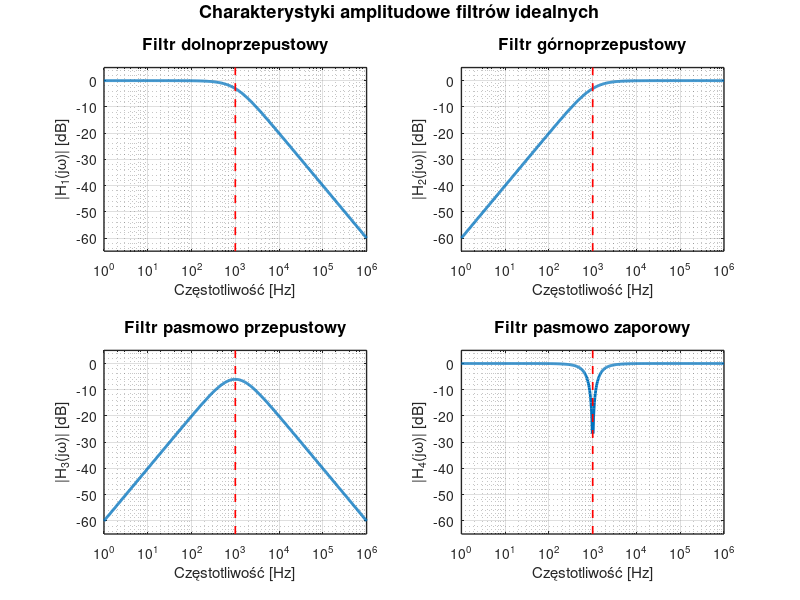

The MATLAB script that drew this image:
clear
clc
close all

LinToDB=@(x)(20*log10(abs(x)));
f=10.^[0:0.01:6];
ybounds=[-65 5];
fg=1e3;

## wykresy 4 filtrow
H1ideal=@(x)(fg./(j*x+fg));
H2ideal=@(x)(j*x./(j*x+fg));
H3ideal=@(x)(j*x*fg./(j*x+fg).^2);
H4ideal=@(x)((j*x).^2+fg^2)./((j*x).^2+(fg/1).*j.*x+fg^2);

## ---------- RYSOWANIE ----------

% kolory w formacie RGB
c1 = [0.00 0.45 0.74];
c2 = [0.85 0.33 0.10];
c3 = [0.47 0.67 0.19];
c4 = [0.49 0.18 0.56];
cr = [0.80 0.00 0.00];

figure();
set(gcf,'position',[100 100 900 600]);  % większe okno

% --- H1 ---
subplot(2,2,1)
h1 = semilogx(f, LinToDB(H1ideal(f)), 'linewidth', 2);
hold on
semilogx([fg fg], ybounds, 'r--', 'linewidth', 1.2);
grid on
grid minor
ylim(ybounds)
xlim([min(f) max(f)])
xlabel('Częstotliwość [Hz]', 'fontsize', 11)
ylabel('|H_1(j\omega)| [dB]', 'fontsize', 11)
title('Filtr dolnoprzepustowy', 'fontsize', 12)
set(gca,'fontsize',10,'linewidth',1)  % grubsze osie i większe cyfry

% --- H2 ---
subplot(2,2,2)
h2 = semilogx(f, LinToDB(H2ideal(f)), 'linewidth', 2);
hold on
semilogx([fg fg], ybounds, 'r--', 'linewidth', 1.2);
grid on
grid minor
ylim(ybounds)
xlim([min(f) max(f)])
xlabel('Częstotliwość [Hz]', 'fontsize', 11)
ylabel('|H_2(j\omega)| [dB]', 'fontsize', 11)
title('Filtr górnoprzepustowy', 'fontsize', 12)
set(gca,'fontsize',10,'linewidth',1)

% --- H3 ---
subplot(2,2,3)
h3 = semilogx(f, LinToDB(H3ideal(f)), 'linewidth', 2);
hold on
semilogx([fg fg], ybounds, 'r--', 'linewidth', 1.2);
grid on
grid minor
ylim(ybounds)
xlim([min(f) max(f)])
xlabel('Częstotliwość [Hz]', 'fontsize', 11)
ylabel('|H_3(j\omega)| [dB]', 'fontsize', 11)
title('Filtr pasmowo przepustowy', 'fontsize', 12)
set(gca,'fontsize',10,'linewidth',1)

% --- H4 ---
subplot(2,2,4)
h4 = semilogx(f, LinToDB(H4ideal(f)), 'linewidth', 2);
hold on
semilogx([fg fg], ybounds, 'r--', 'linewidth', 1.2);
grid on
grid minor
ylim(ybounds)
xlim([min(f) max(f)])
xlabel('Częstotliwość [Hz]', 'fontsize', 11)
ylabel('|H_4(j\omega)| [dB]', 'fontsize', 11)
title('Filtr pasmowo zaporowy', 'fontsize', 12)
set(gca,'fontsize',10,'linewidth',1)

% opcjonalny wspólny tytuł figury (Octave udaje sgtitle)
axes('position',[0 0 1 1],'visible','off');
text(0.5,0.98,'Charakterystyki amplitudowe filtrów idealnych', ...
     'horizontalalignment','center', ...
     'fontsize',13, 'fontweight','bold');

print('-dpng', '-r300', 'filters.png');
